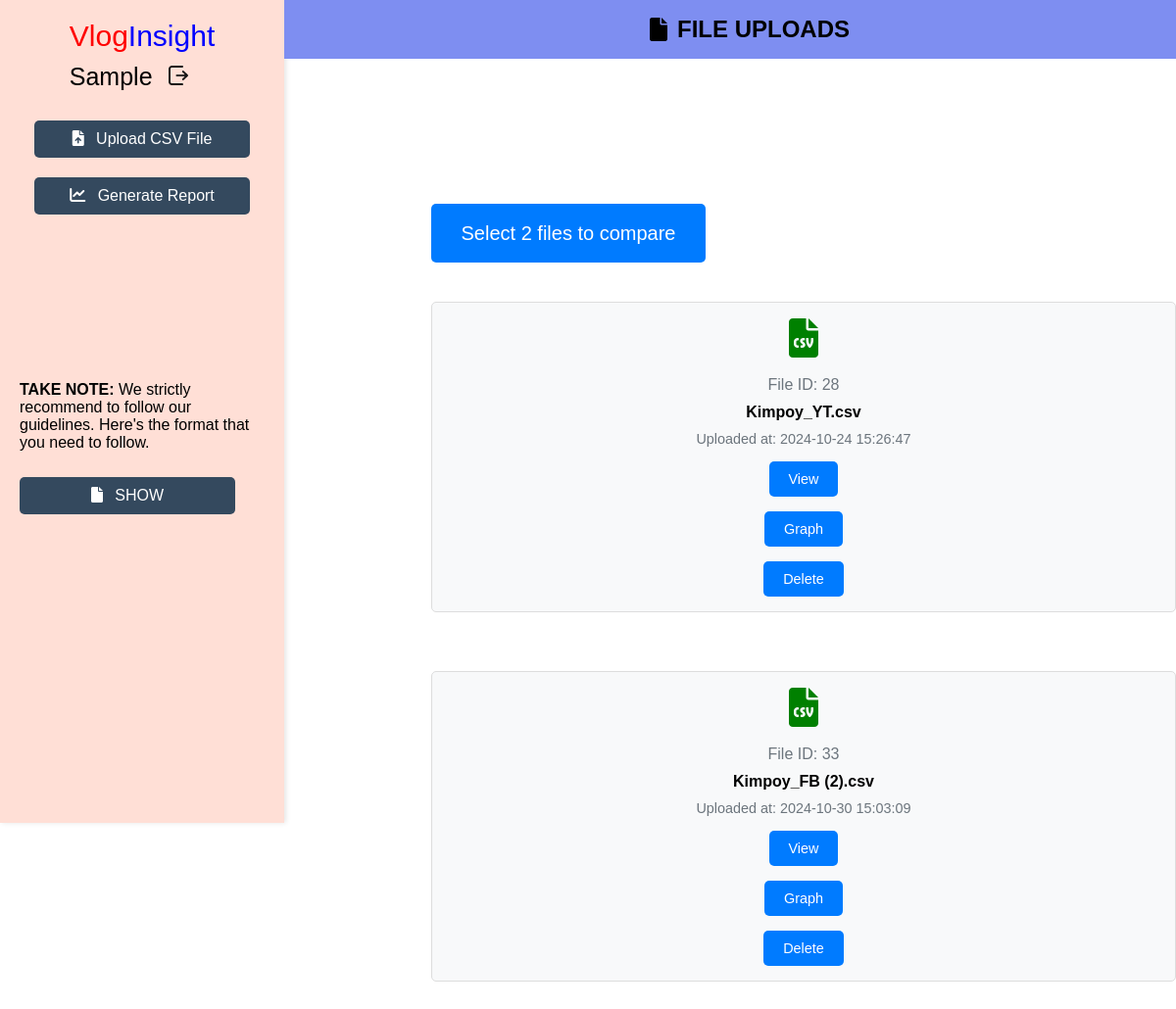
The app's page /uploads.php (signed in) with its own data.
### tables this page shows
CREATE TABLE `csv_data` (
  `id` int(11) NOT NULL,
  `file_name` varchar(255) NOT NULL,
  `file_data` longblob NOT NULL,
  `uploaded_at` timestamp NOT NULL DEFAULT current_timestamp(),
  `uploaded_by` varchar(255) NOT NULL
);

### uploads.php (the view, shortened to what this page needs)
<?php
include 'db.php';
$current_user = $_SESSION['username'];
$sql = "SELECT cd.id, cd.file_name, cd.uploaded_at
        FROM csv_data cd
        JOIN user_info ui ON cd.uploaded_by = ui.username
        WHERE cd.uploaded_by = ?";
$stmt = $con->prepare($sql);
$stmt->bind_param("s", $current_user);
$stmt->execute();
$result = $stmt->get_result();
?>
<!DOCTYPE html>
<html lang="en">
<head>
    <link rel="stylesheet" href="css/home.css">
    <link rel="stylesheet" href="https://cdnjs.cloudflare.com/ajax/libs/font-awesome/6.0.0-beta3/css/all.min.css">
</head>
<body>
    <div class="c-area">
        <button class="cbutton">Select 2 files to compare</button>
        <div class="file-container">
            <?php
            if ($result->num_rows > 0) {
                while ($row = $result->fetch_assoc()) {
                    $fileId = htmlspecialchars($row['id']);
                    $fileName = htmlspecialchars($row['file_name']);
                    $fileUploadedAt = htmlspecialchars($row['uploaded_at']);
                    echo '<div class="file-card">';
                    echo '<div class="file-icon"><i class="fas fa-file-csv"></i></div>';
                    echo '<div class="file-id">File ID: ' . $fileId . '</div>';
                    echo '<div class="file-name">' . $fileName . '</div>';
                    echo '<div class="file-uploaded-at">Uploaded at: ' . $fileUploadedAt . '</div>';
                    echo '<a href="view_file.php?id=' . $fileId . '" class="view-button">View</a>';
                    echo '<a href="visual.php?id=' . $fileId . '" class="view-button" style="margin-top: 15px;">Graph</a>';
                    echo '<a href="delete.php?id=' . $fileId . '" class="view-button" style="margin-top: 15px;" onclick="return confirm(\'Are you sure you want to delete this file?\');">Delete</a>';
                    echo '</div>';
                }
            } else {
                echo "<p>No files found.</p>";
            }
            ?>
        </div>
    </div>
</body>
</html>

### css/home.css (style rules this page uses)
body { font-family: Arial, sans-serif; margin: 0; padding: 0; display: flex; height: 100vh; }
.v1 { color: red; font-size:30px; }
.s1 { color:blue; font-size:30px; }
.sidebar { width: 250px; background-color: #FFDFD6; color: black; display: flex; flex-direction: column; align-items: center; padding: 20px; }
.profile { margin-bottom: 20px; }
h1 { font-size: 24px; margin: 0; }
.user-info { display: flex; align-items: center; margin-top: 10px; }
.username { margin-right: 10px; }
.logout-button { background: none; border: none; cursor: pointer; }
.logout-button img { width: 20px; height: 20px; }
.nav-menu { display: flex; flex-direction: column; }
.nav-menu a { display: block; color: white; text-decoration: none; margin: 10px 0; padding: 10px; border-radius: 5px; background-color: #34495e; width: 200px; text-align: center; }
.nav-menu i { margin-right: 8px; }
.purple-section { width: 100%; background-color: #7E8EF1; color: black; display: flex; align-items: center; justify-content: center; padding: 10px; box-sizing: border-box; height: 60px; }
.home-link { color: black; text-decoration: none; font-size: 18px; display: flex; align-items: center; }
.home-link i { margin-right: 8px; }

### uploads.php (style rules this page uses)
.file-container { display: flex; flex-wrap: wrap; gap: 20px; padding: 20px; }
.file-card { background-color: #f8f9fa; border: 1px solid #ddd; border-radius: 5px; padding: 15px; width: 100%; text-align: center; display: flex; flex-direction: column; align-items: center; margin: 20px auto; }
.file-icon { font-size: 40px; color: green; margin-bottom: 10px; }
.file-id, .file-name, .file-uploaded-at { margin: 5px 0; }
.file-id { color: #6c757d; }
.file-name { font-weight: bold; }
.file-uploaded-at { color: #6c757d; font-size: 0.9em; }
.view-button { background-color: #007bff; color: white; border: none; border-radius: 5px; padding: 10px 20px; text-decoration: none; font-size: 0.9em; margin-top: 10px; cursor: pointer; }
.c-area { position: absolute; top: 20%; left: 35%; width: 800px; height: 500px; padding-top: 0px; box-sizing: border-box; }
.cbutton { background-color: #007bff; color: white; border: none; border-radius: 5px; padding: 10px 20px; text-decoration: none; font-size: 20px; margin-left: 20px; cursor: pointer; width: 280px; height: 60px; }

### records on screen
csv_data: id "28", file_name "Kimpoy_YT.csv", uploaded_at "2024-10-24 15:26:47"
csv_data: id "33", file_name "Kimpoy_FB (2).csv", uploaded_at "2024-10-30 15:03:09"
